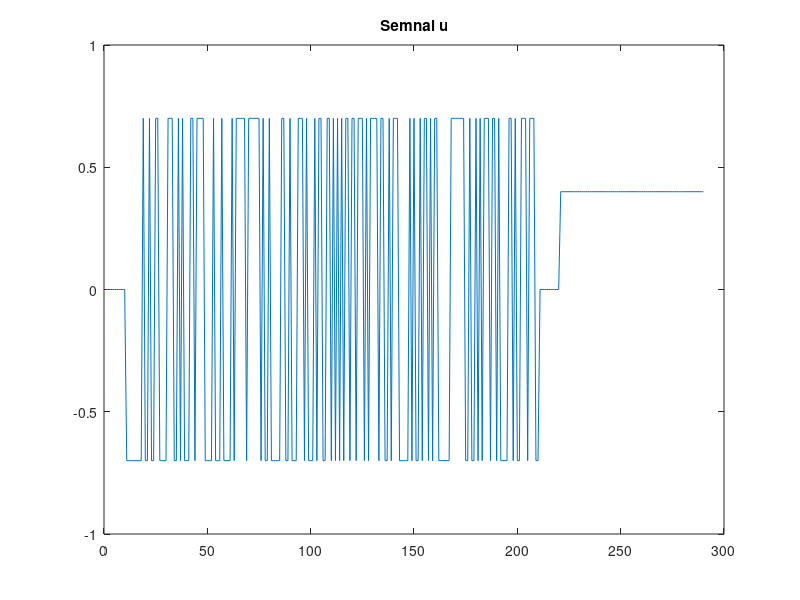
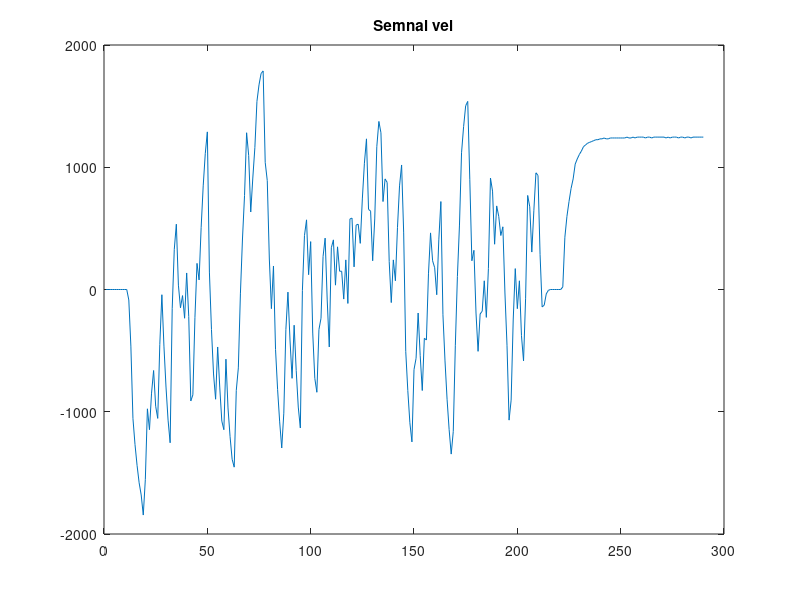

Source code (MATLAB) for these figures, in order: (Note: this script raises an error after producing the figures.)
clear all;
close all;
load('datemotor.mat');


figure;
plot(u);
title('Semnal u');
figure;
plot(vel);
title('Semnal vel');

idu=u(1:212);
idy=vel(1:212);
valu=u(212:end);
valy=vel(212:end);


Ts=0.01;
id_model=iddata(idy',idu,Ts);
val_model=iddata(valy',valu,Ts);
uid=id_model.u;
yid=id_model.y;

na=2;
nb=2;
nk=1;
N=200;

%identificare predictie
model=arx(id_model,[na nb nk]);
ysim=compare(model,id_model);
ysim=ysim.Y;
M=length(yid);

for i=1:M
    for j=1:na
        if i>j
            fi_id(i,j)=-yid(i-j);
        end
    end
    for j=1:nb
        if i>j
            fi_id(i,j+na)=uid(i-j);
        end
    end
end

for I=1:M
    valid=zeros(1,20);
    for J=1:na
        if I>J
            valid(J)=-ysim(I-J );
        end
    end
    for J=1:nb
        if I>J
            valid(J+na)=uid(I-J);
        end
    end
    z(i,:)=valid;
end

s=0;
for k=1:N
    s=s+(z(k,:)'*fi_id(k,:));
end
fi=(1/N)*s;

s=0;
for k=1:N
    s=s+(z(k,:).*yid(k,:));
end

Y=(1/N)*s;
teta=fi\Y';
A=[1,teta(1:na)'];
B=[0,teta(na+1:na+nb)'];
C=1;
D=1;
F=1;
modelvalid=idpoly(A,B,C,D,F,0,Ts);
compare(modelvalid,val_model);

%eroarea medie patratica
suma=0;
P=valy-ysim;
for i=1:length(P)
    suma=suma+P(i).^2;
end
MSE_fin=suma/length(P)